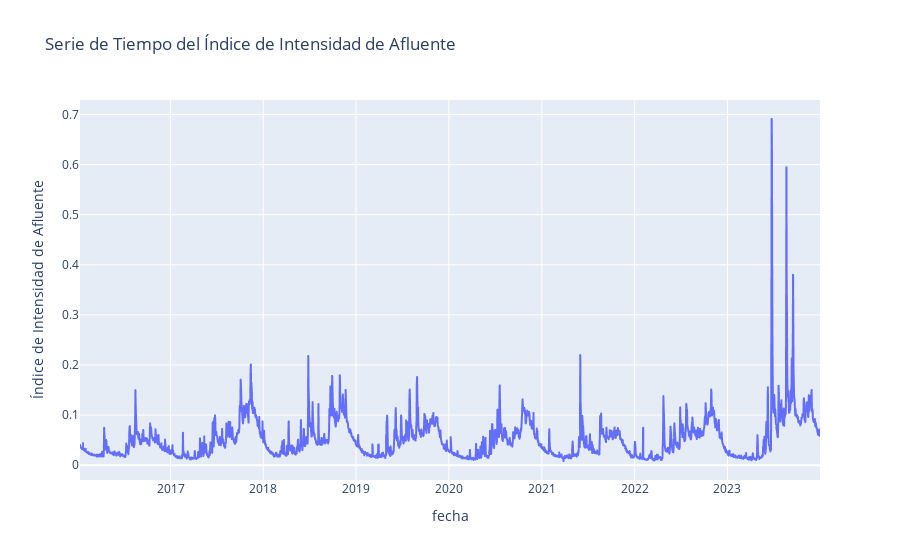

The cell this chart's notebook holds for it:
### Code cell
import plotly.express as px

# Asegúrate de que df_afluente_promedio es tu DataFrame y contiene las columnas 'fecha' y 'Promedio_Afluente'
# Creando un line plot para visualizar la serie de tiempo del 'Índice de Intensidad de Afluente'
fig = px.line(df_afluente_promedio, x='fecha', y='Promedio_Afluente', 
              title='Serie de Tiempo del Índice de Intensidad de Afluente',
              labels={'Promedio_Afluente': 'Índice de Intensidad de Afluente'})

# Mostrar el gráfico
fig.show()

### Figure 1 — Plotly figure (JSON) as saved in the notebook; plotly's stock layout.template omitted (floating-point values rounded to 4 significant figures; data arrays with more than 128 entries replaced by an {"elided": "..."} marker saying what was removed)
{"data": [{"hovertemplate": "fecha=%{x}<br>Índice de Intensidad de Afluente=%{y}<extra></extra>", "legendgroup": "", "line": {"color": "#636efa", "dash": "solid"}, "marker": {"symbol": "circle"}, "mode": "lines", "name": "", "showlegend": false, "type": "scattergl", "x": {"elided": "2912 str values"}, "xaxis": "x", "y": {"elided": "2912 float values"}, "yaxis": "y"}], "layout": {"legend": {"tracegroupgap": 0}, "title": {"text": "Serie de Tiempo del Índice de Intensidad de Afluente"}, "xaxis": {"anchor": "y", "domain": [0, 1], "title": {"text": "fecha"}}, "yaxis": {"anchor": "x", "domain": [0, 1], "title": {"text": "Índice de Intensidad de Afluente"}}}}
